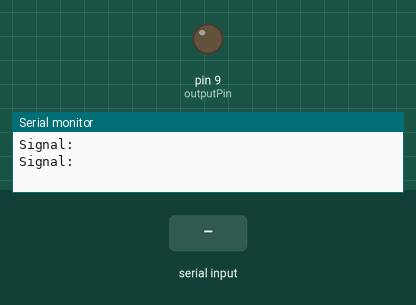
The sketch below on a simulated Arduino Uno, built with avr-gcc and run on an emulated ATmega328P. Parts: output pins drawn as LEDs (lit = HIGH), the last lines printed to the serial monitor. Inputs (shaded band) come from the test bench.

Above: at 1.2 s.
1.3 s: "1\n" received over Serial
At 2.5 s:
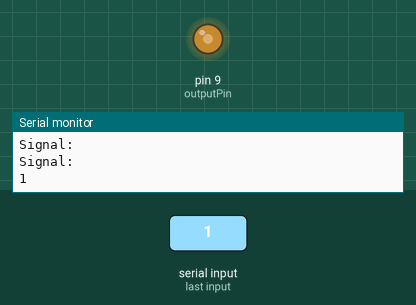
Timing chart, 0 to 39.8 s (numbered marks = the images above; inputs shaded):
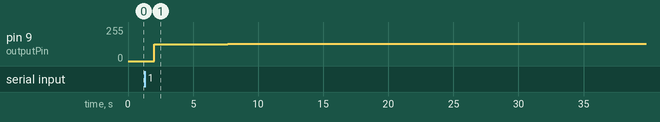

The sketch:

Transmitter_sine.ino
```cpp
#include <stdio.h>
#include <string.h>
const int outputPin = 9;  // Pin connected to the output

// Constants for sine wave generation
const float offset = 127.5;      // Offset to center the sine wave
float f0 = 13.5 * 1e6 ; //frequency(Hz) representing 0
float f1 = 5.0 * 1e3; //frequency(Hz) representing 1
//Without Loss of Generality, we may assume f0 < f1

void setup() {
  // put your setup code here, to run once:
  pinMode(outputPin, OUTPUT);  // Set the output pin as an OUTPUT
  Serial.begin(600 * 1e6);
}

void loop() {
  // put your main code here, to run repeatedly:
  //ask for signal to send
  Serial.println("Signal: ");
  String output_signal;
  if(Serial.available()){
    output_signal = Serial.readStringUntil('\n');
    int len = 0;
    while(output_signal[len] != '\0')
    {
        Serial.println(output_signal);
        len++;
    }

    for (int i = 0; i < len; i++) {
      float frequency;
      const float amplitude = 255.0;   // Amplitude of the sine wave

      if (int(output_signal[i]) == 0) {
        frequency = f0;
      }
      else {
        frequency = f1;
      }

      // Calculate the time period of each sample based on the desired frequency
      float timePeriod = 1.0 / frequency;

      // Generate the sine wave samples and output them through PWM
      for (float t = 0.0; t < timePeriod; t += (1.0 / (600 * 1e6))) {
        // Calculate the current amplitude of the sine wave
        float amplitudeValue = offset + amplitude * sin(2.0 * PI * frequency * t);

        // Convert the amplitude value to a 8-bit PWM duty cycle (0-255)
        int dutyCycle = int(amplitudeValue);

        // Output the duty cycle through PWM
        analogWrite(outputPin, dutyCycle);

        // Optional: Print the current amplitude value (0-255) to the serial monitor
        Serial.println(dutyCycle);
      }
    }
  }
  delay(1000);
}
```

Measured:
- after the input at 1.3 s, pin 9 (outputPin): 0/255 → 127/255 after 0.70 s, → 128/255 5.7 s later, → 129/255 15.4 s later, → 130/255 15.4 s later
